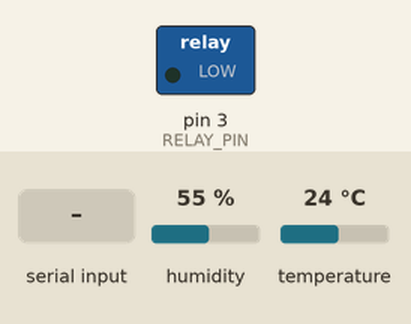
Simulated run of this sketch. Board: Arduino Uno, built with avr-gcc and run on an emulated ATmega328P. On the bench: switched loads named in the sketch (green lamp = pin HIGH). The inputs (shaded band) are chosen by the test bench; at power-on: humidity 55 %, temperature 24 °C. What the sketch prints to the serial monitor is not drawn.

Above: at 1.4 s.
1.5 s: "PUMP_ON\n" received over the second serial link
At 2.2 s:
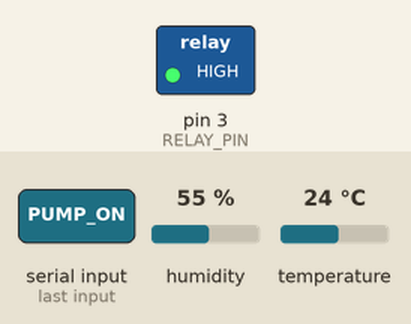
3.0 s: "PUMP_OFF\n" received over the second serial link
At 3.4 s:
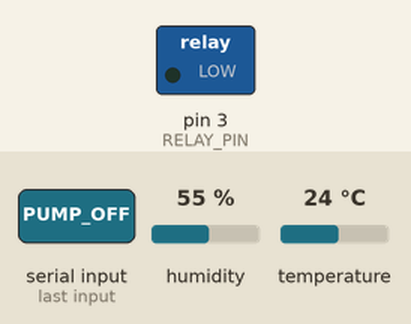
Timing chart, 0 to 6.0 s (numbered marks = the images above; inputs shaded):
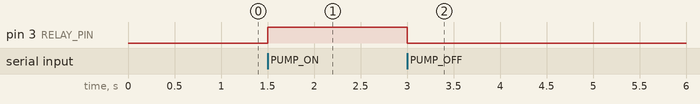

Measured:
- after the input at 1.5 s, pin 3 (RELAY_PIN): LOW → HIGH at once
- after the input at 3.0 s, pin 3 (RELAY_PIN): HIGH → LOW at once

The sketch:

arduino_sensor_reader.ino
```cpp
// Arduino Sensor Reader
// Reads a moisture sensor and sends JSON data via SoftwareSerial to ESP8266.

#include <SoftwareSerial.h>
#include <ArduinoJson.h>
#include <DHT.h>

// Sensor pins
const int SOIL_MOISTURE_PIN = A0;
const int DHT_PIN = 2; // DHT22 data pin
#define DHT_TYPE DHT22
DHT dht(DHT_PIN, DHT_TYPE);

const int RELAY_PIN = 3; // Arduino pin connected to relay IN
const bool RELAY_ACTIVE_LOW = false; // đổi sang false nếu relay là active-high

// Uno pins for SoftwareSerial to ESP8266
const int ESP_RX_PIN = 10; // Arduino receive pin, connect to ESP TX
const int ESP_TX_PIN = 11; // Arduino transmit pin, connect to ESP RX

SoftwareSerial espSerial(ESP_RX_PIN, ESP_TX_PIN);

unsigned long lastSendTime = 0;
const unsigned long SEND_INTERVAL = 10000; // 10 seconds for faster testing

void setup() {
  // USB debug serial
  Serial.begin(9600);
  delay(100);
  Serial.println("Arduino UNO sẵn sàng.");
  Serial.println("Debug trên USB 9600.");

  // Relay control pin
  pinMode(RELAY_PIN, OUTPUT);
  digitalWrite(RELAY_PIN, RELAY_ACTIVE_LOW ? HIGH : LOW);
  Serial.println("Relay pin đã được cấu hình.");

  // DHT22 initialization
  dht.begin();
  Serial.println("DHT22 đã được khởi tạo trên chân D2.");

  // Serial to ESP8266
  espSerial.begin(4800);
  Serial.println("Kết nối ESP8266 qua SoftwareSerial 4800.");
  Serial.println("Nối: UNO D11 -> ESP RX, UNO D10 <- ESP TX, chung GND.");
}

void sendSensorData() {
  int soilMoistureRaw = analogRead(SOIL_MOISTURE_PIN);
  float soilMoisture = map(soilMoistureRaw, 0, 1023, 0, 100);

  float temperature = dht.readTemperature();
  float humidity = dht.readHumidity();
  if (isnan(temperature) || isnan(humidity)) {
    Serial.println("Cảnh báo: không đọc được DHT22. Gán giá trị 0.");
    temperature = 0;
    humidity = 0;
  }

  StaticJsonDocument<256> doc;
  doc["device_id"] = "ESP8266";
  doc["soil_moisture"] = round(soilMoisture * 10) / 10.0;
  doc["temperature"] = round(temperature * 10) / 10.0;
  doc["humidity"] = round(humidity * 10) / 10.0;
  doc["light"] = 0;
  doc["water_level"] = 0;

  String payload;
  serializeJson(doc, payload);

  Serial.println("Gửi payload tới ESP8266:");
  Serial.println(payload);
  espSerial.println(payload);
}

void checkPumpCommand() {
  if (espSerial.available()) {
    String line = espSerial.readStringUntil('\n');
    line.trim();
        if (line.length() > 0) {
        Serial.println("Nhận lệnh từ ESP8266: " + line);
        if (line == "PUMP_ON") {
          Serial.println("Lệnh bơm: BẬT");
          digitalWrite(RELAY_PIN, RELAY_ACTIVE_LOW ? LOW : HIGH);
          Serial.print("Relay state: ");
          Serial.println(RELAY_ACTIVE_LOW ? "LOW (ON)" : "HIGH (ON)");
        } else if (line == "PUMP_OFF") {
          Serial.println("Lệnh bơm: TẮT");
          digitalWrite(RELAY_PIN, RELAY_ACTIVE_LOW ? HIGH : LOW);
          Serial.print("Relay state: ");
          Serial.println(RELAY_ACTIVE_LOW ? "HIGH (OFF)" : "LOW (OFF)");
        } else {
          Serial.println("Lệnh không xác định.");
        }
      }
  }
}

void loop() {
  if (millis() - lastSendTime >= SEND_INTERVAL) {
    lastSendTime = millis();
    sendSensorData();
  }

  checkPumpCommand();
}
```
